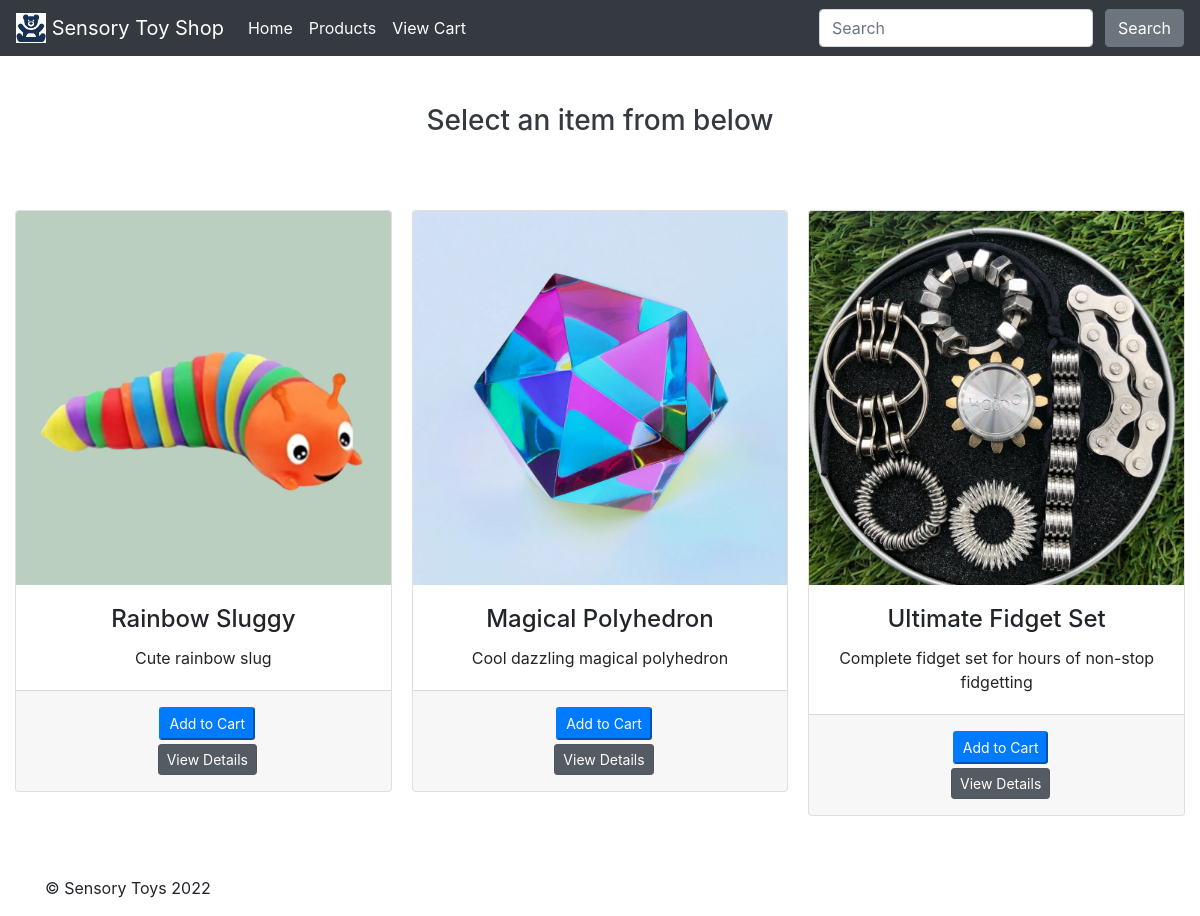
The app's page /products/2 with its own data.
### toyshop/models.py (models this page shows, shortened)
class Product(db.Model):
    __tablename__ = 'products'
    id = db.Column(db.Integer, primary_key=True)
    name = db.Column(db.String(64), nullable=False)
    description = db.Column(db.String(500), nullable=False)
    image = db.Column(db.String(60), nullable=False)
    price = db.Column(db.Float, nullable=False)
    date = db.Column(db.DateTime, nullable=False)
    productCategory_id = db.Column(
        db.Integer, db.ForeignKey('productCategories.id'))  # one-to-one rship

### toyshop/views.py (the view)
@bp.route('/products/<int:productCategoryid>')
def productCategory(productCategoryid):
    products = Product.query.filter(
        Product.productCategory_id == productCategoryid)
    return render_template('productCategories.html', products=products)

### toyshop/templates/productCategories.html (shortened to what this page needs)
{% extends 'base.html' %} {% block main %}
<section>
  <div class="text-dark text-center p-5">
    <div>
      <p class="h3 text-dark mb-4">Select an item from below</p>
    </div>
  </div>
  <div class="card-columns">
    {% for product in products%}
    <div class="card">
      <img
        class="card-img-top"
        src="{{url_for('static', filename='img/'+product.image)}}"
        alt="Card image"
      />
      <div class="card-body text-center">
        <h4 class="card-title">{{product.name}}</h4>
        <p class="card-text">{{product.description}}</p>
      </div>
      <div class="card-footer text-center">
        <div class="container m-1">
          <form action="{{ url_for('main.order') }}">
            <input
              class="btn-sm btn-primary"
              type="submit"
              value="Add to Cart"
            />
          </form>
        </div>
        <div class="container m-1">
          <a
            href="{{ url_for('main.productInfo', productid=product.id) }}"
            class="btn btn-secondary btn-sm active"
            role="button"
            aria-pressed="true"
            >View Details</a
          >
        </div>
      </div>
    </div>
    {% endfor %}
  </div>
</section>
{% endblock %}

### toyshop/static/css/style.css (style rules this page uses)
a:link { color: white; background-color: transparent; text-decoration: none; }

### records on screen
Product: image (picture), name "Rainbow Sluggy", description "Cute rainbow slug"
Product: image (picture), name "Magical Polyhedron", description "Cool dazzling magical polyhedron"
Product: image (picture), name "Ultimate Fidget Set", description "Complete fidget set for hours of non-stop fidgetting"
